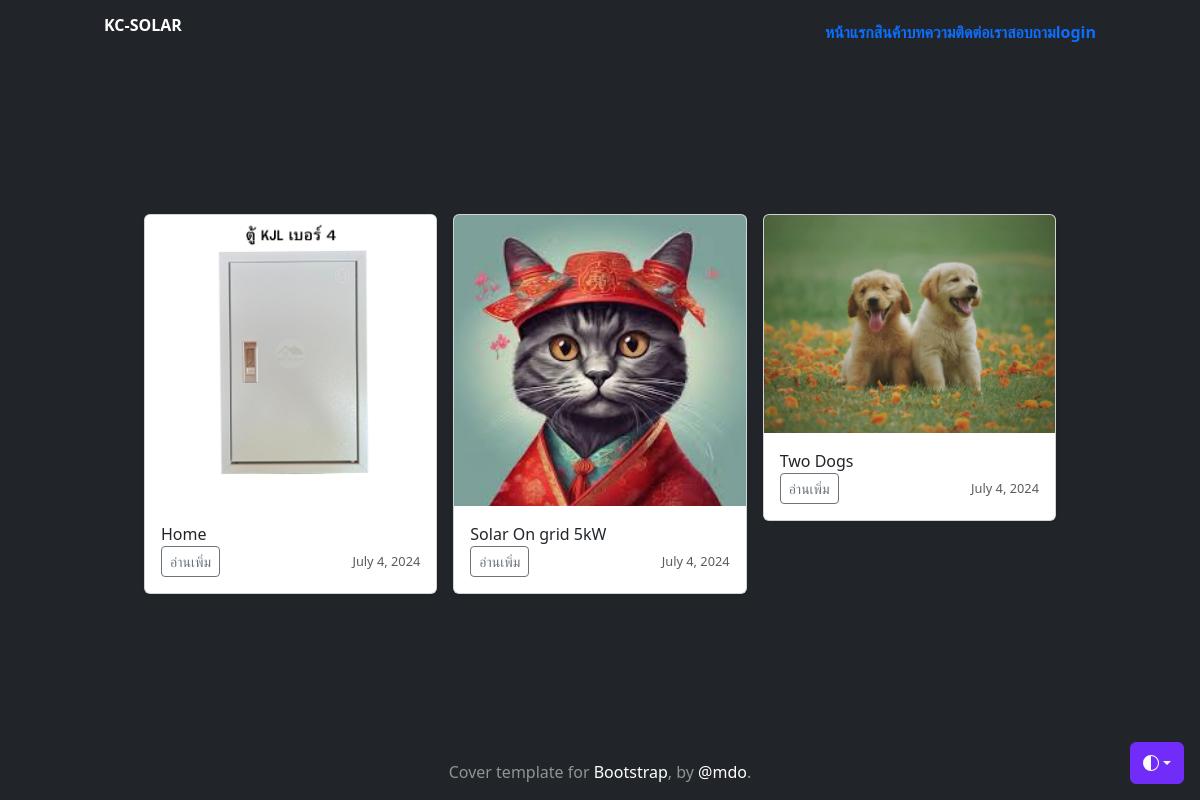
Screenshot of /blogs with the database file from the repository.
### firstapp/models.py (models this page shows, shortened)
class Post(models.Model):
    author = models.ForeignKey(Author, on_delete=models.CASCADE, null=True, blank=True)
    title = models.CharField(max_length=200)
    description = models.TextField(max_length=200, null=True, blank=True)
    body = models.TextField(null=True, blank=True)
    images = models.ImageField(upload_to="post-image/", null=True, blank=True)
    date_created = models.DateTimeField(auto_now_add=True,null=True,blank=True)
    date_updated = models.DateTimeField(auto_now=True)
    slug = models.SlugField(unique=True, max_length=180, null=True, blank=True)
    tags = TaggableManager()

### firstapp/views.py (the view)
# urls.py: path('blogs',Posts, name='posts'),
def Posts(request):
    posts = Post.objects.all().order_by('id').reverse()[:3]
    context = {"posts": posts}
    return render(request, 'firstapp/blogs.html', context)

### firstapp/templates/firstapp/blogs.html
{% extends 'firstapp/base.html' %}
{% load static %}
{% block content %}
<main>
    <section class="py-5 text-center container">
        <div class="album py-5 bg-body-dark">
            <div class="container">
                <div class="row row-cols-1 row-cols-sm-2 row-cols-md-3 g-3 text-start">
                    {% for post in posts %}
                    <div class="col">
                        <div class="card shadow-sm">
                            {% if post.images %}
                            <img class="bd-placeholder-img card-img-top" width="100%" height="225" style="object-fit: cover;" src="{{ post.images.url }}" alt="Post image">
                            {% else %}
                            <img class="bd-placeholder-img card-img-top" width="100%" height="225" style="object-fit: cover;" src="{% static 'images/no_image.png' %}" alt="No image available">
                            {% endif %}
                            <div class="card-body">
                                <p class="card-text">{{ post.title }}</p>
                                <div class="d-flex justify-content-between align-items-center">
                                    <div class="btn-group">
                                        <a href="{% url 'post-detail' post.slug %}">
                                            <button type="button" class="btn btn-sm btn-outline-secondary">อ่านเพิ่ม</button>
                                        </a>
                                    </div>
                                    <small class="text-body-secondary">{{ post.date_created|date }}</small>
                                </div>
                            </div>
                        </div>
                    </div>
                    {% endfor %}
                </div>
            </div>
        </div>
    </section>
</main>
{% endblock content %}

### firstapp/templates/firstapp/base.html (style rules this page uses)
.bd-placeholder-img { font-size: 1.125rem; text-anchor: middle; -webkit-user-select: none; -moz-user-select: none; user-select: none; }

### rows the page displays
Post: images (picture), title "Home", date_created "July 4, 2024"
Post: images (picture), title "Solar On grid 5kW", date_created "July 4, 2024"
Post: images (picture), title "Two Dogs", date_created "July 4, 2024"
